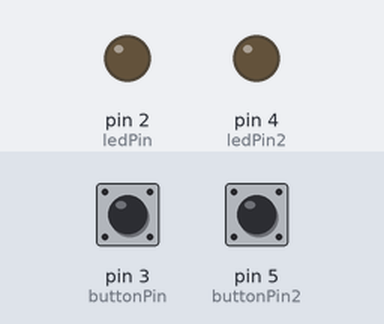
Simulated run of this sketch. Board: Arduino Uno, built with avr-gcc and run on an emulated ATmega328P. Shown: output pins drawn as LEDs (lit = HIGH). Inputs (shaded band) come from the test bench; at power-on: pin 3 (buttonPin) LOW, pin 5 (buttonPin2) LOW. What the sketch prints to the serial monitor is not drawn.

Above: at 1.2 s.
1.3 s: pin 3 (buttonPin) pulled HIGH for 0.15 s
At 1.4 s:
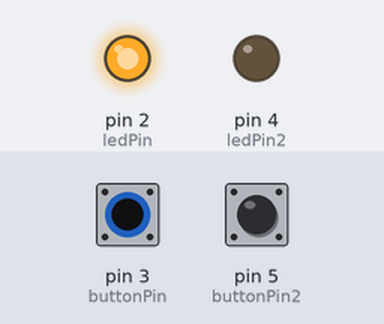
3.0 s: pin 5 (buttonPin2) pulled HIGH for 0.15 s
At 3.1 s:
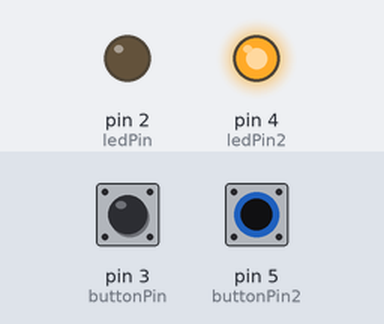
4.7 s: pin 5 (buttonPin2) pulled HIGH for 3.2 s
At 8.5 s:
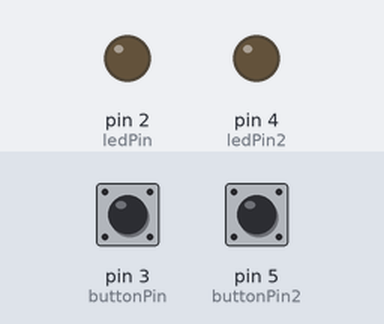
9.4 s: pin 3 (buttonPin) pulled HIGH for 3.2 s
At 10.8 s:
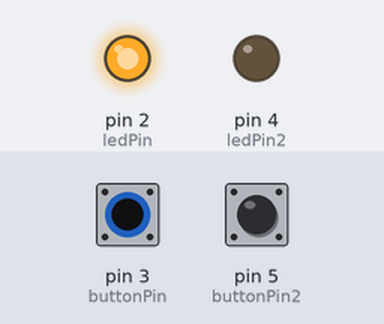
14.1 s: pin 3 (buttonPin) driven HIGH and pin 5 (buttonPin2) driven HIGH
At 14.5 s:
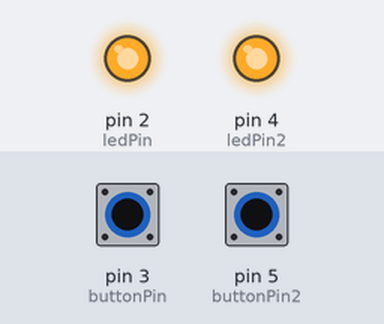
Timing chart, 0 to 16.6 s (numbered marks = the images above; inputs shaded):
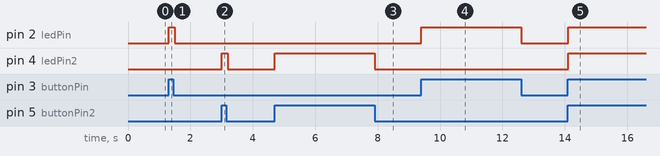

Measured:
- after the input at 1.3 s, pin 2 (ledPin): LOW → HIGH at once, → LOW 0.20 s later
- after the input at 3.0 s, pin 4 (ledPin2): LOW → HIGH at once, → LOW 0.20 s later
- after the input at 4.7 s, pin 4 (ledPin2): LOW → HIGH at once, → LOW 3.2 s later
- after the input at 9.4 s, pin 2 (ledPin): LOW → HIGH at once, → LOW 3.2 s later
- after the input at 14.1 s, pin 2 (ledPin), pin 4 (ledPin2): LOW → HIGH at once

The sketch:

arduino.ino
```cpp
const int buttonPin = 3;
const int ledPin =  2;
const int ledPin2 = 4;
const int buttonPin2 = 5;

int buttonState = 0;
int button2State = 0;

void setup() {

  Serial.begin(9600);
  pinMode(ledPin, OUTPUT);
  pinMode(buttonPin, INPUT);
  pinMode(ledPin2, OUTPUT);
  pinMode(buttonPin2, INPUT);

}

void loop() {

  buttonState = digitalRead(buttonPin);
  button2State = digitalRead(buttonPin2);

  if (buttonState == HIGH && button2State == HIGH) {
    digitalWrite(ledPin, HIGH);
    digitalWrite(ledPin2, HIGH);
    Serial.print("1");
  } else if(buttonState == HIGH) {
    digitalWrite(ledPin, HIGH);
    digitalWrite(ledPin2, LOW);
    Serial.print("2");
  } else if(button2State == HIGH) {
    digitalWrite(ledPin, LOW);
    digitalWrite(ledPin2, HIGH);
    Serial.print("3");
  } else {
    digitalWrite(ledPin, LOW);
    digitalWrite(ledPin2, LOW);
    Serial.print("0");
  }

  delay(100);

}
```
